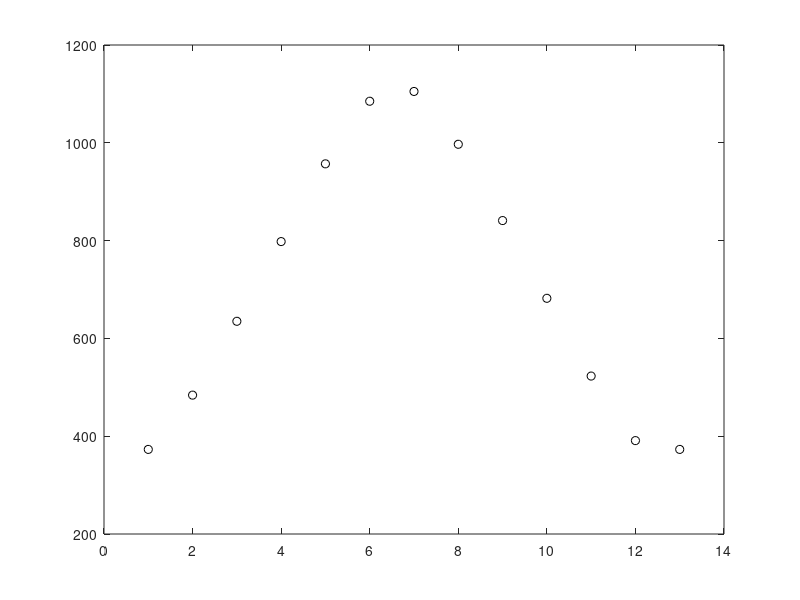

MATLAB code to generate this figure: (Note: this script raises an error after producing the figure.)
% Interpolation och linjära minsta kvardrametoden.
% note: wait, there's a non-linear method of least squares?
clc; clear all; close;


months = 1:13;  % last one is 31:st of december, but close enough.
hour2min = @(hour) hour.*60;
hours = [6, 8, 10, 13, 15, 18, 18, 16, 14, 11, 8, 6, 6];
minutes = [13, 4, 35, 18, 57, 5, 25, 37, 1, 22, 43, 31, 13];

times_in_minutes = hour2min(hours) + minutes;  % since it's difficult
                % plotting time as a mixture of hours and minutes.

plot(months, times_in_minutes, 'ok') % ok here means 'o' -dots, 'k' -black.

% A. Interpolation-polynomial fit. Include all points.
m = months;
t = times_in_minutes;
% first option: Lagrange interpolation.
%P = @(x) m(1)*(x - t(2))*(x - t(3))*(x-t(3)); % ... no, see below:
% ... there are 13 data points, which means thirteen terms and the
% coefficients would require twelve times two multiplications and twelve
% divisions each. That's a bit to rich for my blood. However, note:
% it would have been something like
% p = y1(x - x2)(x - x3) / ((x1 - x2)(x1 - x3)) + ...
%       y2(x - x1)(x - x3) / ((x2 - x1)(x2 - x3)) + ...
%       y3(x - x1)(x - x2) / ((x3 - x1)(x3 - x2)).
% ... but way longer. See what I mean?

% Newton's divided differences.
T = table(months', times_in_minutes');
T.Properties.VariableNames = {'month', 'minutes of daylight'};
disp(T)

% generate Newton's coefficients.
%co = [];
%for j = 1:13
%    co(j) = t(j);
%end

%for a = 2:13
%    for b = 1: 13 + 1 - a
%        co(a) = (co(a+1) - co(a)) / (t(b+a -1) - t(b));
%    end
%end
% .... I don't quite get the iterative formula working...

% manually?
f_xk = zeros(13,1);
for k = 1:13
    f_xk(k) = t(k);
end

f_xk_xk1 = zeros(13 - 1,1);

for k = 1:13 - 1
    f_xk_xk1(k) = (f_xk(k+1) - f_xk(k)) / (t(k+1) - t(k));
end

f_xk_xk1_xk2 = zeros(13 - 2,1);

for k = 1:13 - 2
    f_xk_xk1_xk2(k) = (f_xk_xk1(k+1) - f_xk_xk1(k)) / (t(k+2) - t(k));
end

f_xk_xk1_xk2_xk3 = zeros(13 - 3,1);

for k = 1:13 - 3
    f_xk_xk1_xk2_xk3(k) = (f_xk_xk1_xk2(k+1) - f_xk_xk1_xk2(k)) / (t(k+3) - t(k));
end

f_xk_xk1_xk2_xk3_xk4 = zeros(13 - 4,1);

for k = 1:13 - 4
    f_xk_xk1_xk2_xk3_xk4(k) = (f_xk_xk1_xk2_xk3(k+1) - f_xk_xk1_xk2_xk3(k)) / (t(k+4) - t(k));
end

f_xk_xk1_xk2_xk3_xk4_xk5 = zeros(13 - 5,1);

for k = 1:13 - 5
    f_xk_xk1_xk2_xk3_xk4_xk5(k) = (f_xk_xk1_xk2_xk3_xk4(k+1) - f_xk_xk1_xk2_xk3_xk4(k)) / (t(k+5) - t(k));
end

f_xk_xk1_xk2_xk3_xk4_xk5_xk6 = zeros(13 - 6,1);

for k = 1:13 - 6
    f_xk_xk1_xk2_xk3_xk4_xk5_xk6(k) = (f_xk_xk1_xk2_xk3_xk4_xk5(k+1) - f_xk_xk1_xk2_xk3_xk4_xk5(k)) / (t(k+6) - t(k));
end

f_xk_xk1_xk2_xk3_xk4_xk5_xk6_xk7 = zeros(13 - 7,1);

for k = 1:13 - 7
    f_xk_xk1_xk2_xk3_xk4_xk5_xk6_xk7(k) = (f_xk_xk1_xk2_xk3_xk4_xk5_xk6(k+1) - f_xk_xk1_xk2_xk3_xk4_xk5_xk6(k)) / (t(k+7) - t(k));
end

f_xk_xk1_xk2_xk3_xk4_xk5_xk6_xk7_xk8 = zeros(13 - 8,1);

for k = 1:13 - 8
    f_xk_xk1_xk2_xk3_xk4_xk5_xk6_xk7_xk8(k) = (f_xk_xk1_xk2_xk3_xk4_xk5_xk6_xk7(k+1) - f_xk_xk1_xk2_xk3_xk4_xk5_xk6_xk7(k)) / (t(k+8) - t(k));
end

f_xk_xk1_xk2_xk3_xk4_xk5_xk6_xk7_xk8_xk9 = zeros(13 - 9,1);

for k = 1:13 - 9
    f_xk_xk1_xk2_xk3_xk4_xk5_xk6_xk7_xk8_xk9(k) = (f_xk_xk1_xk2_xk3_xk4_xk5_xk6_xk7_xk8(k+1) - f_xk_xk1_xk2_xk3_xk4_xk5_xk6_xk7_xk8(k)) / (t(k+9) - t(k));
end

f_xk_xk1_xk2_xk3_xk4_xk5_xk6_xk7_xk8_xk9_xk10 = zeros(13 - 10,1);

for k = 1:13 - 10
    f_xk_xk1_xk2_xk3_xk4_xk5_xk6_xk7_xk8_xk9_xk10(k) = (f_xk_xk1_xk2_xk3_xk4_xk5_xk6_xk7_xk8_xk9(k+1) - f_xk_xk1_xk2_xk3_xk4_xk5_xk6_xk7_xk8_xk9(k)) / (t(k+10) - t(k));
end

f_xk_xk1_xk2_xk3_xk4_xk5_xk6_xk7_xk8_xk9_xk10_xk11 = zeros(13 - 11,1);

for k = 1:13 - 11
    f_xk_xk1_xk2_xk3_xk4_xk5_xk6_xk7_xk8_xk9_xk10_k11(k) = (f_xk_xk1_xk2_xk3_xk4_xk5_xk6_xk7_xk8_xk9_xk10(k+1) - f_xk_xk1_xk2_xk3_xk4_xk5_xk6_xk7_xk8_xk9_xk10(k)) / (t(k+11) - t(k));
end

f_xk_xk1_xk2_xk3_xk4_xk5_xk6_xk7_xk8_xk9_xk10_k11_xk12 = zeros(13 - 12,1);

for k = 1:13 - 12
    f_xk_xk1_xk2_xk3_xk4_xk5_xk6_xk7_xk8_xk9_xk10_k11_xk12(k) = (f_xk_xk1_xk2_xk3_xk4_xk5_xk6_xk7_xk8_xk9_xk10_xk11(k+1) - f_xk_xk1_xk2_xk3_xk4_xk5_xk6_xk7_xk8_xk9_xk10_xk11(k)) / (t(k+12) - t(k));
end

P = @(x) f_xk(1) + ...
    f_xk_xk1(1) .* (x - t(1)) + ...
    f_xk_xk1_xk2(1) .* (x - t(1)) .* (x - t(2)) + ...
    f_xk_xk1_xk2_xk3(1) .* (x - t(1)) .* (x - t(2)) .* (x - t(3)) + ...
    f_xk_xk1_xk2_xk3_xk4(1) .* (x - t(1)) .* (x - t(2)) .* (x - t(3)) .* (x - t(4)) + ...
    f_xk_xk1_xk2_xk3_xk4_xk5(1) .* (x - t(1)) .* (x - t(2)) .* (x - t(3)) .* (x - t(4)) .* (x - t(5)) + ...
    f_xk_xk1_xk2_xk3_xk4_xk5_xk6(1) .* (x - t(1)) .* (x - t(2)) .* (x - t(3)) .* (x - t(4)) .* (x - t(5)) .* (x - t(6)) + ...
    f_xk_xk1_xk2_xk3_xk4_xk5_xk6_xk7(1) .* (x - t(1)) .* (x - t(2)) .* (x - t(3)) .* (x - t(4)) .* (x - t(5)) .* (x - t(6)) .* (x - t(7)) + ...
    f_xk_xk1_xk2_xk3_xk4_xk5_xk6_xk7_xk8(1) .* (x - t(1)) .* (x - t(2)) .* (x - t(3)) .* (x - t(4)) .* (x - t(5)) .* (x - t(6)) .* (x - t(7) .* (x - t(8))) + ...
    f_xk_xk1_xk2_xk3_xk4_xk5_xk6_xk7_xk8_xk9(1) .* (x - t(1)) .* (x - t(2)) .* (x - t(3)) .* (x - t(4)) .* (x - t(5)) .* (x - t(6)) .* (x - t(7)) .* (x - t(8)) .* (x - t(9)) + ...
    f_xk_xk1_xk2_xk3_xk4_xk5_xk6_xk7_xk8_xk9_xk10(1) .* (x - t(1)) .* (x - t(2)) .* (x - t(3)) .* (x - t(4)) .* (x - t(5)) .* (x - t(6)) .* (x - t(7)) .* (x - t(8)) .* (x - t(9)) .* (x - t(10)) + ...
    f_xk_xk1_xk2_xk3_xk4_xk5_xk6_xk7_xk8_xk9_xk10_xk11(1) .* (x - t(1)) .* (x - t(2)) .* (x - t(3)) .* (x - t(4)) .* (x - t(5)) .* (x - t(6)) .* (x - t(7)) .* (x - t(8)) .* (x - t(9)) .* (x - t(10)) .* (x - t(11))+ ...
    f_xk_xk1_xk2_xk3_xk4_xk5_xk6_xk7_xk8_xk9_xk10_k11_xk12(1) .* (x - t(1)) .* (x - t(2)) .* (x - t(3)) .* (x - t(4)) .* (x - t(5)) .* (x - t(6)) .* (x - t(7)) .* (x - t(8)) .* (x - t(9)) .* (x - t(10)) .* (x - t(11)) .* (x - t(12));

figure(2)
x = linspace(0,13, 1000);
plot(x, P(x))
% ... well, this didn't work and it looks extremely messy, even worse than
% I anticipated that the Lagrange polynomial would look. Yuck.
% since this looks horrible, I'll move on to the next for now:

% B. Piece-wise linear interpolation through all points.
% cheat: do with MATLAB's built-in function for linear interpolation
figure(3)
plot(m', t')
% I'm looking to glue these vectors together in the end
v1 = []; v2 = []; v3 = []; v4 = []; v5 = []; v6 = []; v7 = [];
v8 = []; v9 = []; v10 = []; v11 = []; v12 = [];

gradient_list = [];
gradient_list(1) = (t(2) - t(1)) / (m(2) - m(1));
gradient_list(2) = (t(3) - t(2)) / (m(3) - m(2));
gradient_list(3) = (t(4) - t(3)) / (m(4) - m(3));
gradient_list(4) = (t(5) - t(4)) / (m(5) - m(4));
gradient_list(5) = (t(6) - t(5)) / (m(6) - m(5));
gradient_list(6) = (t(7) - t(6)) / (m(7) - m(6));
gradient_list(7) = (t(8) - t(7)) / (m(8) - m(7));
gradient_list(8) = (t(9) - t(8)) / (m(9) - m(8));
gradient_list(9) = (t(10) - t(9)) / (m(10) - m(9));
gradient_list(10) = (t(11) - t(10)) / (m(11) - m(10));
gradient_list(11) = (t(12) - t(11)) / (m(12) - m(11));
gradient_list(12) = (t(13) - t(12)) / (m(13) - m(12));

lin_pol = @(x0, x, y1, grad) y1 + grad.*x - grad.*x0;

x = linspace(m(1), m(2), 100);
y = lin_pol(m(1), x, t(1), gradient(1));
figure(4)
plot(x,y)

% ... I don't quite see why it doesn't ... it becomes a horizontal line.

% C. Splines-approximation though all points.
% note: this uses joint approximations of lower degree polynomials instead
% of one all-encompassing approximation with a high degree polynomial.
% Doing it this way avoids Runge's phenomenon.

% D. Second degree polynomial from june to august.

% E. Least squares approximation of a second order polynomial using data
% from april to september.

% F. Same thing as in E but now with all the data.

% G. Approximate data with y = c1 + c2*cos(w*x) + c3*sin(w*x) + ...
% where w is an impostor omega and is equal to 2*pi / 365.

% Now look your results. 
% a. which ansatz demanded the greatest number of coefficients to be
% determined?

% b. Four only needed 3 coefficients. Which ones?

% c. Which is most useful for finding the longest day of the year? Why?
% what was the solstice hour count?

% d. same as c but for christmas eve. Anticipate Runge's phenomenon.

% e. Which method do you think is best? Why? Hint: Fourier series rule.
